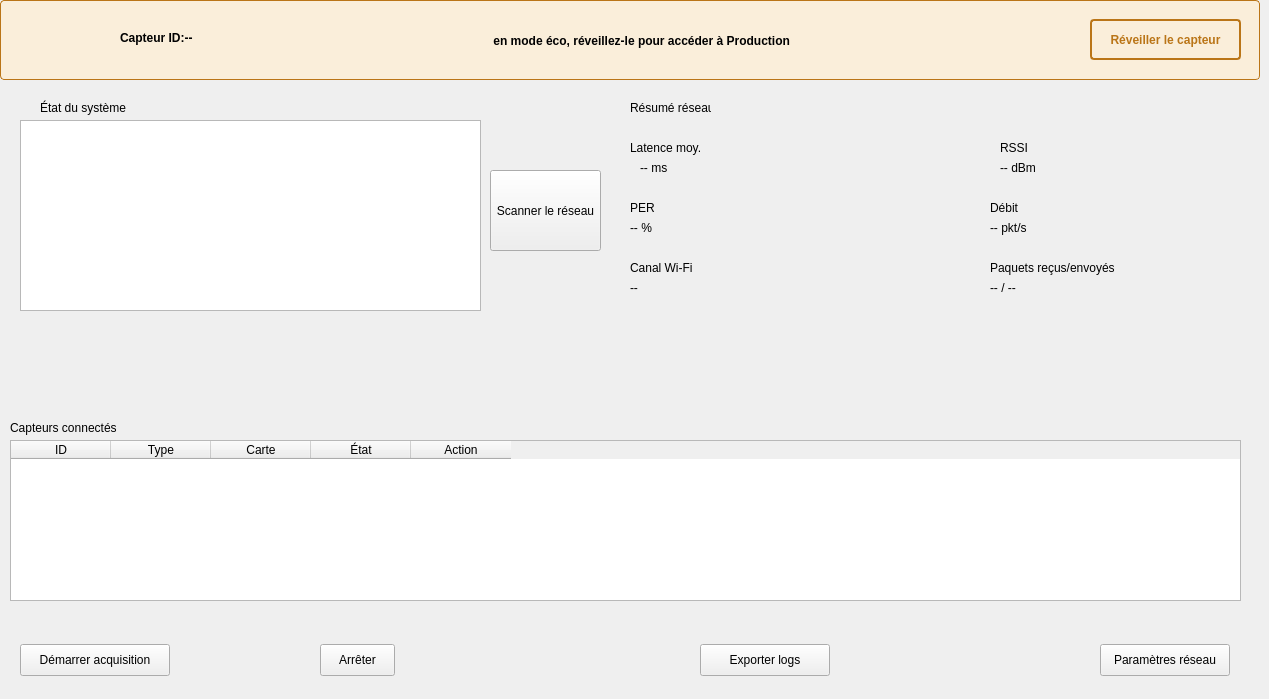
                        <widget class="QWidget" name="tab_3">
                            <attribute name="title">
                                <string>Accueil</string>
                            </attribute>
                            <widget class="QFrame" name="frame_wake_banner">
                                <property name="geometry">
                                    <rect>
                                        <x>0</x>
                                        <y>0</y>
                                        <width>1260</width>
                                        <height>80</height>
                                    </rect>
                                </property>
                                <property name="styleSheet">
                                    <string notr="true">QFrame#frame_wake_banner {
                                        background-color: #FAEEDA;
                                        border: 1px solid #BA7517;
                                        border-radius: 4px;
                                        }</string>
                                </property>
                                <property name="frameShape">
                                    <enum>QFrame::NoFrame</enum>
                                </property>
                                <widget class="QLabel" name="label_wake_message">
                                    <property name="geometry">
                                        <rect>
                                            <x>220</x>
                                            <y>30</y>
                                            <width>840</width>
                                            <height>21</height>
                                        </rect>
                                    </property>
                                    <property name="text">
                                        <string> en mode éco, réveillez-le pour accéder à Production</string>
                                    </property>
                                    <property name="styleSheet">
                                        <string notr="true">color: #000000; font-weight: bold;</string>
                                    </property>
                                    <property name="alignment">
                                        <set>Qt::AlignCenter</set>
                                    </property>
                                </widget>
                                <widget class="QLabel" name="label_wake_id">
                                    <property name="geometry">
                                        <rect>
                                            <x>120</x>
                                            <y>30</y>
                                            <width>101</width>
                                            <height>16</height>
                                        </rect>
                                    </property>
                                    <property name="text">
                                        <string>Capteur ID:--</string>
                                    </property>
                                    <property name="styleSheet">
                                        <string notr="true">color: #000000; font-weight: bold;</string>
                                    </property>
                                </widget>
                                <widget class="QPushButton" name="btn_wake">
                                    <property name="geometry">
                                        <rect>
                                            <x>1090</x>
                                            <y>19</y>
                                            <width>151</width>
                                            <height>41</height>
                                        </rect>
                                    </property>
                                    <property name="text">
                                        <string>Réveiller le capteur</string>
                                    </property>
                                    <property name="styleSheet">
                                        <string notr="true">QPushButton {
                                            background-color: transparent;
                                            color: #BA7517;
                                            font-weight: bold;
                                            border-radius: 4px;
                                            border: 2px solid #BA7517;
                                            }
                                            QPushButton:hover {
                                            background-color: rgba(186, 117, 23, 30);
                                            }
                                            QPushButton:pressed {
                                            background-color: rgba(186, 117, 23, 60);
                                            }</string>
                                    </property>
                                </widget>
                            </widget>
                            <widget class="QFrame" name="frame_main">
                                <property name="geometry">
                                    <rect>
                                        <x>-10</x>
                                        <y>80</y>
                                        <width>1260</width>
                                        <height>250</height>
                                    </rect>
                                </property>
                                <property name="frameShape">
                                    <enum>QFrame::NoFrame</enum>
                                </property>
                                <widget class="QFrame" name="frame_system_status">
                                    <property name="geometry">
                                        <rect>
                                            <x>0</x>
                                            <y>0</y>
                                            <width>620</width>
                                            <height>250</height>
                                        </rect>
                                    </property>
                                    <property name="frameShape">
                                        <enum>QFrame::NoFrame</enum>
                                    </property>
                                    <widget class="QLabel" name="label_system_title">
                                        <property name="geometry">
                                            <rect>
                                                <x>50</x>
                                                <y>20</y>
                                                <width>91</width>
                                                <height>16</height>
                                            </rect>
                                        </property>
                                        <property name="text">
                                            <string>État du système</string>
                                        </property>
                                    </widget>
                                    <widget class="QListWidget" name="list_cartes">
                                        <property name="geometry">
                                            <rect>
                                                <x>30</x>
                                                <y>40</y>
                                                <width>461</width>
                                                <height>191</height>
                                            </rect>
                                        </property>
                                    </widget>
                                    <widget class="QPushButton" name="btn_scan">
                                        <property name="geometry">
                                            <rect>
                                                <x>500</x>
                                                <y>90</y>
                                                <width>111</width>
                                                <height>81</height>
                                            </rect>
                                        </property>
                                        <property name="text">
                                            <string>Scanner le réseau</string>
                                        </property>
                                    </widget>
                                </widget>
                                <widget class="QFrame" name="frame_network_summary">
                                    <property name="geometry">
                                        <rect>
                                            <x>630</x>
                                            <y>0</y>
                                            <width>620</width>
                                            <height>250</height>
                                        </rect>
                                    </property>
                                    <property name="frameShape">
                                        <enum>QFrame::NoFrame</enum>
                                    </property>
                                    <widget class="QLabel" name="label_network_title">
                                        <property name="geometry">
                                            <rect>
                                                <x>10</x>
                                                <y>20</y>
                                                <width>81</width>
                                                <height>16</height>
                                            </rect>
                                        </property>
                                        <property name="text">
                                            <string>Résumé réseau</string>
                                        </property>
                                    </widget>
                                    <widget class="QLabel" name="label_latence_title">
                                        <property name="geometry">
                                            <rect>
                                                <x>10</x>
                                                <y>60</y>
                                                <width>81</width>
                                                <height>16</height>
                                            </rect>
                                        </property>
                                        <property name="text">
                                            <string>Latence moy.</string>
                                        </property>
                                    </widget>
                                    <widget class="QLabel" name="label_latence_val">
                                        <property name="geometry">
                                            <rect>
                                                <x>20</x>
                                                <y>80</y>
                                                <width>120</width>
                                                <height>16</height>
                                            </rect>
                                        </property>
                                        <property name="text">
                                            <string>-- ms</string>
                                        </property>
                                    </widget>
                                    <widget class="QLabel" name="label_rssi_title">
                                        <property name="geometry">
                                            <rect>
                                                <x>380</x>
                                                <y>60</y>
                                                <width>80</width>
                                                <height>16</height>
                                            </rect>
                                        </property>
                                        <property name="text">
                                            <string>RSSI</string>
                                        </property>
                                    </widget>
                                    <widget class="QLabel" name="label_rssi_val">
                                        <property name="geometry">
                                            <rect>
                                                <x>380</x>
                                                <y>80</y>
                                                <width>120</width>
                                                <height>16</height>
                                            </rect>
                                        </property>
                                        <property name="text">
                                            <string>-- dBm</string>
                                        </property>
                                    </widget>
                                    <widget class="QLabel" name="label_per_title">
                                        <property name="geometry">
                                            <rect>
                                                <x>10</x>
                                                <y>120</y>
                                                <width>80</width>
                                                <height>16</height>
                                            </rect>
                                        </property>
                                        <property name="text">
                                            <string>PER</string>
                                        </property>
                                    </widget>
                                    <widget class="QLabel" name="label_per_val">
                                        <property name="geometry">
                                            <rect>
                                                <x>10</x>
                                                <y>140</y>
                                                <width>120</width>
                                                <height>16</height>
                                            </rect>
                                        </property>
                                        <property name="text">
                                            <string>-- %</string>
                                        </property>
                                    </widget>
                                    <widget class="QLabel" name="label_debit_title">
                                        <property name="geometry">
                                            <rect>
                                                <x>370</x>
                                                <y>120</y>
                                                <width>80</width>
                                                <height>16</height>
                                            </rect>
                                        </property>
                                        <property name="text">
                                            <string>Débit</string>
                                        </property>
                                    </widget>
                                    <widget class="QLabel" name="label_debit_val">
                                        <property name="geometry">
                                            <rect>
                                                <x>370</x>
                                                <y>140</y>
                                                <width>120</width>
                                                <height>16</height>
                                            </rect>
                                        </property>
                                        <property name="text">
                                            <string>-- pkt/s</string>
                                        </property>
                                    </widget>
                                    <widget class="QLabel" name="label_canal_title">
                                        <property name="geometry">
                                            <rect>
                                                <x>10</x>
                                                <y>180</y>
                                                <width>71</width>
                                                <height>16</height>
                                            </rect>
                                        </property>
                                        <property name="text">
                                            <string>Canal Wi-Fi</string>
                                        </property>
                                    </widget>
                                    <widget class="QLabel" name="label_canal_val">
                                        <property name="geometry">
                                            <rect>
                                                <x>10</x>
                                                <y>200</y>
                                                <width>80</width>
                                                <height>16</height>
                                            </rect>
                                        </property>
                                        <property name="text">
                                            <string>--</string>
                                        </property>
                                    </widget>
                                    <widget class="QLabel" name="label_paquets_title">
                                        <property name="geometry">
                                            <rect>
                                                <x>370</x>
                                                <y>180</y>
                                                <width>160</width>
                                                <height>16</height>
                                            </rect>
                                        </property>
                                        <property name="text">
                                            <string>Paquets reçus/envoyés</string>
                                        </property>
                                    </widget>
                                    <widget class="QLabel" name="label_paquets_val">
                                        <property name="geometry">
                                            <rect>
                                                <x>370</x>
                                                <y>200</y>
                                                <width>120</width>
                                                <height>16</height>
                                            </rect>
                                        </property>
                                        <property name="text">
                                            <string>-- / --</string>
                                        </property>
                                    </widget>
                                </widget>
                            </widget>
                            <widget class="QFrame" name="frame_capteurs">
                                <property name="geometry">
                                    <rect>
                                        <x>0</x>
                                        <y>420</y>
                                        <width>1260</width>
                                        <height>200</height>
                                    </rect>
                                </property>
                                <property name="frameShape">
                                    <enum>QFrame::NoFrame</enum>
                                </property>
                                <widget class="QLabel" name="label_capteurs_title">
                                    <property name="geometry">
                                        <rect>
                                            <x>10</x>
                                            <y>0</y>
                                            <width>111</width>
                                            <height>16</height>
                                        </rect>
                                    </property>
                                    <property name="text">
                                        <string>Capteurs connectés</string>
                                    </property>
                                </widget>
                                <widget class="QTableWidget" name="table_capteurs">
                                    <property name="geometry">
                                        <rect>
                                            <x>10</x>
                                            <y>20</y>
                                            <width>1231</width>
                                            <height>161</height>
                                        </rect>
                                    </property>
                                    <property name="editTriggers">
                                        <set>QAbstractItemView::NoEditTriggers</set>
                                    </property>
                                    <property name="alternatingRowColors">
                                        <bool>true</bool>
                                    </property>
                                    <property name="selectionBehavior">
                                        <enum>QAbstractItemView::SelectItems</enum>
                                    </property>
                                    <column>
                                        <property name="text">
                                            <string>ID</string>
                                        </property>
                                    </column>
                                    <column>
                                        <property name="text">
                                            <string>Type</string>
                                        </property>
                                    </column>
                                    <column>
                                        <property name="text">
                                            <string>Carte</string>
                                        </property>
                                    </column>
                                    <column>
                                        <property name="text">
                                            <string>État</string>
                                        </property>
                                    </column>
                                    <column>
                                        <property name="text">
                                            <string>Action</string>
                                        </property>
                                    </column>
                                </widget>
                            </widget>
                            <widget class="QFrame" name="frame_actions">
                                <property name="geometry">
                                    <rect>
                                        <x>0</x>
                                        <y>630</y>
                                        <width>1260</width>
                                        <height>60</height>
                                    </rect>
                                </property>
                                <property name="frameShape">
                                    <enum>QFrame::NoFrame</enum>
                                </property>
                                <widget class="QPushButton" name="btn_start">
                                    <property name="geometry">
                                        <rect>
                                            <x>20</x>
                                            <y>14</y>
                                            <width>150</width>
                                            <height>32</height>
                                        </rect>
                                    </property>
                                    <property name="text">
                                        <string>Démarrer acquisition</string>
                                    </property>
                                </widget>
                                <widget class="QPushButton" name="btn_stop">
                                    <property name="geometry">
                                        <rect>
                                            <x>320</x>
                                            <y>14</y>
                                            <width>75</width>
                                            <height>32</height>
                                        </rect>
                                    </property>
                                    <property name="text">
                                        <string>Arrêter</string>
                                    </property>
                                </widget>
                                <widget class="QPushButton" name="btn_export">
                                    <property name="geometry">
                                        <rect>
                                            <x>700</x>
                                            <y>14</y>
                                            <width>130</width>
                                            <height>32</height>
                                        </rect>
                                    </property>
                                    <property name="text">
                                        <string>Exporter logs</string>
                                    </property>
                                </widget>
                                <widget class="QPushButton" name="btn_network_settings">
                                    <property name="geometry">
                                        <rect>
                                            <x>1100</x>
                                            <y>14</y>
                                            <width>130</width>
                                            <height>32</height>
                                        </rect>
                                    </property>
                                    <property name="text">
                                        <string>Paramètres réseau</string>
                                    </property>
                                </widget>
                            </widget>
                        </widget>
